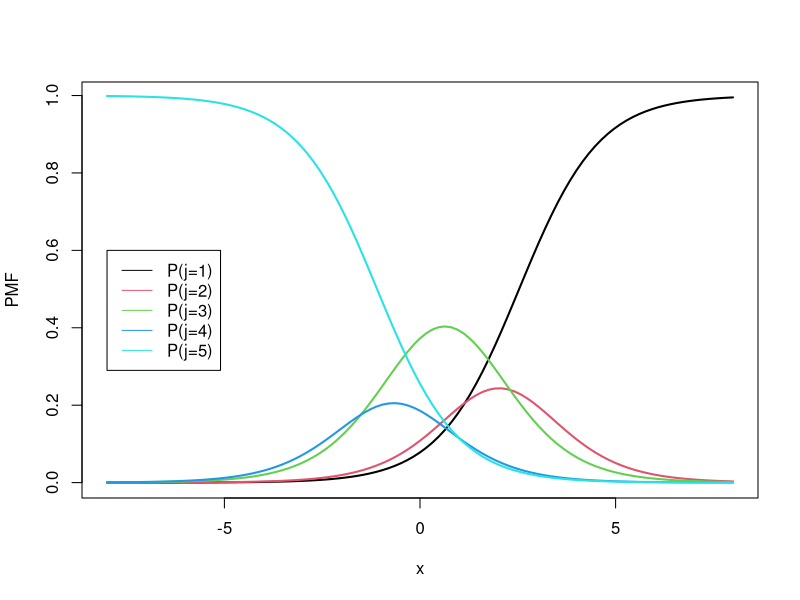

Recreate this plot in R.
rm(list=ls())
graphics.off()
cat("\014")

##################cumulative logit models######################
politic=read.table("data_politic.txt",header=T)
head(politic)
politic[,2]=ifelse(politic[,2]=="D",1,0)
head(politic)

library(VGAM)
fit.cumu=vglm(Ideology~Affil, family=cumulative(reverse=F,parallel=T), data=politic)
summary(fit.cumu)

curve(exp(x*0.9745-2.469)/(1+exp(x*0.9745-2.469)),from=-8,to=8,col=1,lwd=2,xlab="x",ylab="PMF") #j=1
curve(exp(x*0.9745-1.474)/(1+exp(x*0.9745-1.474))-exp(x*0.9745-2.469)/(1+exp(x*0.9745-2.469)),add=T,col=2,lwd=2) #j=2
curve(exp(x*0.9745+0.237)/(1+exp(x*0.9745+0.237))-exp(x*0.9745-1.474)/(1+exp(x*0.9745-1.474)),add=T,col=3,lwd=2) #j=3
curve(exp(x*0.9745+1.070)/(1+exp(x*0.9745+1.070))-exp(x*0.9745+0.237)/(1+exp(x*0.9745+0.237)),add=T,col=4,lwd=2) #j=4
curve(1/(1+exp(x*0.9745+1.070)),add=T,col=5,lwd=2) #j=5
legend(-8,0.6,lty=c(1,1,1,1,1),col=c(1:5),c("P(j=1)","P(j=2)","P(j=3)","P(j=4)","P(j=5)"))

phat_cumu_1=predict(fit.cumu,newdata=list(Affil=1),type="response")
phat_cumu_0=predict(fit.cumu,newdata=list(Affil=0),type="response")
phat_cumu_1
phat_cumu_0
